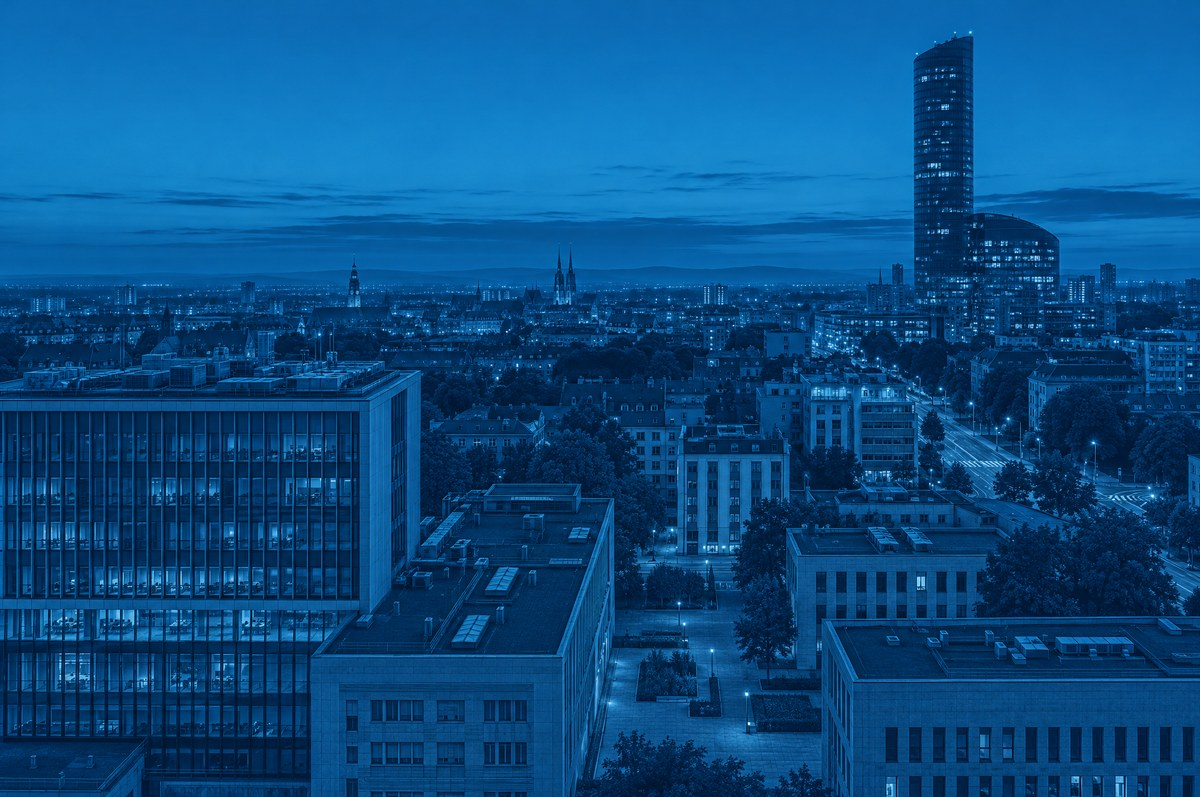
#> input picture scripts/sig-src/panorama.jpg, 1200 x 797 px
$ python build-signature-gif.py
#> lines starting #> are read from the running program, lines starting #| are printed output that depends on the picture; after the words box and inside, x2 and y2 are one past the last pixel; in counts of white or black regions, pixels touching at a corner belong together
"""
Grafika stopki mailowej: animowany GIF i jego nieruchome wersje.

Uruchom: python scripts/build-signature-gif.py   (Python 3 + Pillow)

ŹRÓDŁA (scripts/sig-src/)
- panorama.jpg - panorama Wrocławia w niebieskim duotonie, odtworzona
  w Higgsfieldzie (GPT Image 2.6, 7.11.2026) na podstawie dawnej grafiki
  stopki public/sig/banner.jpg: ta sama perspektywa, ostrzejsza i bez napisu.
  To nie jest nowe zdjęcie z aparatu. Prawdziwej panoramy Uczelni na wolnej
  licencji (CC0) w Wikimedia Commons nie było - są tam tylko pojedyncze budynki.
- brama.png - brama z sygnetu Samorządu jako szklano-metaliczny obiekt 3D
  (Higgsfield, przezroczyste tło, ujęcie z przodu). Bez ludzi, bez zmyślonych
  wydarzeń.
- scripts/fonts/Montserrat-wght.ttf - krój hasła (licencja OFL obok pliku).

WYNIKI (public/sig/)
- grafika.gif 500×380 - wersja codzienna, w stopce 250×190 (wysokość kolumny
  danych - grafika sięga od góry do dołu karty).
- grafika.png 500×380 - ostatnia klatka bez ruchu.
- grafika-pas.png 128×400 - pionowy pas do masówek (w stopce 64×200): brama
  lekko powyżej środka, pod nią trzy słowa hasła poziomo: od lewej, od
  prawej, od lewej. Mieści się obok danych także na telefonie.
- grafika-mala.png 220×380 - dawny pas do masówek (110×190); zostaje dla
  stopek już wklejonych w skrzynkach.

ANIMACJA (ok. 2 s, odtwarzana raz - GIF bez rozszerzenia pętli)
1. Pełna panorama z hasłem. Outlook na komputerze pokazuje TYLKO pierwszą
   klatkę GIF-a, więc ona sama musi być gotowym obrazem.
2. Pasma światła przelatują po skosie przez kadr.
3. Brama wyrasta zza miasta i rozjaśnia się.
4. Ostatnia klatka zostaje na stałe: panorama, brama, hasło.
"""
from pathlib import Path

from PIL import Image, ImageChops, ImageDraw, ImageFilter, ImageFont

ROOT = Path(__file__).resolve().parent.parent
SRC = ROOT / "scripts" / "sig-src"
OUT = ROOT / "public" / "sig"
W, H = 500, 380
SLOGAN = ["DZIAŁAMY", "WSPIERAMY", "INSPIRUJEMY"]
BLUE = (20, 119, 181)


def cover(img: Image.Image, w: int, h: int) -> Image.Image:
    """Przycięcie „cover” zakotwiczone od prawej - tam stoi wieżowiec."""
    s = max(w / img.width, h / img.height)
    img = img.resize((round(img.width * s), round(img.height * s)), Image.LANCZOS)
    left = img.width - w
    top = (img.height - h) // 2
    return img.crop((left, top, left + w, top + h))


# [8 lines left out: function shape_mask, not called in this run]


def stripes(w: int, h: int, offset: float = 0, alpha: int = 255, width_frac: float = 0.34) -> Image.Image:
    """Białe paski 115°, wygaszane ku prawej, tylko w lewej części kadru."""
    layer = Image.new("RGBA", (w, h), (0, 0, 0, 0))
    d = ImageDraw.Draw(layer)
    step, band, slope = round(w / 8), max(3, round(w / 130)), h * 0.466
    x = -h + offset
    while x < w * width_frac + h:
        d.polygon([(x, h), (x + band, h), (x + band + slope, 0), (x + slope, 0)], fill=(255, 255, 255, alpha))
        x += step
    fade = Image.linear_gradient("L").rotate(90).resize((w, h))  # 255 z lewej → 0 z prawej
    limit = Image.new("L", (w, h), 0)
    limit.paste(255, (0, 0, round(w * width_frac), h))
    fade = ImageChops.multiply(ImageChops.invert(fade).point(lambda v: min(255, int((255 - v) * 2.2))), limit)
    layer.putalpha(ImageChops.multiply(layer.getchannel("A"), fade))
    return layer


def slogan_layer(w: int, h: int, opacity: float = 1.0) -> Image.Image:
    layer = Image.new("RGBA", (w, h), (0, 0, 0, 0))
    k = 1.0 if w >= 400 else 0.84  # wąski pas do masówek - hasło trochę mniejsze, ciaśniej
    font = ImageFont.truetype(str(ROOT / "scripts" / "fonts" / "Montserrat-wght.ttf"), round(19 * k))
    font.set_variation_by_name("SemiBold")
    d = ImageDraw.Draw(layer)
    tracking = 4.2 if w >= 400 else 1.6
    line_h, right, bottom = round(26 * k), w - round(18 * k), h - round(22 * k)
    widths = [sum(font.getlength(ch) + tracking for ch in line) - tracking for line in SLOGAN]
    a = round(255 * opacity)
    for i, line in enumerate(SLOGAN):
        y = bottom - (len(SLOGAN) - i) * line_h
        x = right - widths[i]
        for ch in line:
            d.text((x, y), ch, font=font, fill=(255, 255, 255, a))
            x += font.getlength(ch) + tracking
    # Niebieska kreska przy środkowej linii, jak na dawnej grafice.
    mid_y = bottom - 2 * line_h + round(12 * k)
    if w >= 400:
        d.rectangle((right - max(widths) - 104, mid_y, right - max(widths) - 14, mid_y + 3), fill=(*BLUE, a))
    return layer


# [36 lines left out: functions light_sweep, gate_layer, not called in this run]


def ease_out(t: float) -> float:
    return 1 - (1 - t) ** 3


def frame(base: Image.Image, *, rise=0.0, glow=0.0, sweep=None, slogan=1.0, w=W, h=H) -> Image.Image:
    img = base.copy()
    if rise > 0:
        img = Image.alpha_composite(img, gate_layer(w, h, rise, glow))
    if sweep is not None:
        img = Image.alpha_composite(img, light_sweep(w, h, sweep))
    img = Image.alpha_composite(img, stripes(w, h))
    img = Image.alpha_composite(img, slogan_layer(w, h, slogan))
    return img


# [46 lines left out: function pas, not called in this run]

def build():
    pano = cover(Image.open(SRC / "panorama.jpg").convert("RGB"), W, H).convert("RGBA")
#> in cover, `s = max(w / img.width, h / img.height)`: s = 0.477
    # Lekkie przyciemnienie dołu - hasło musi być czytelne na jasnych oknach.
    shade = Image.linear_gradient("L").resize((W, H)).point(lambda v: round(v * 0.55))
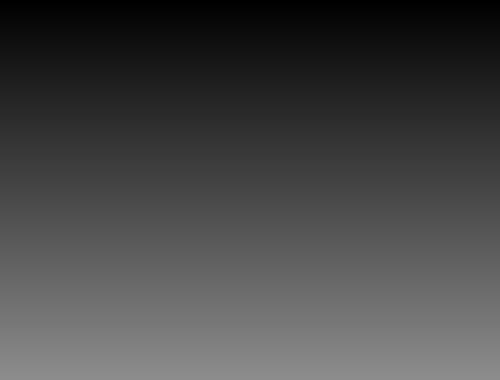
#> shade: PIL image 500x380 L; min 0, max 140, mean 70.1
    dark = Image.new("RGBA", (W, H), (6, 18, 52, 255))
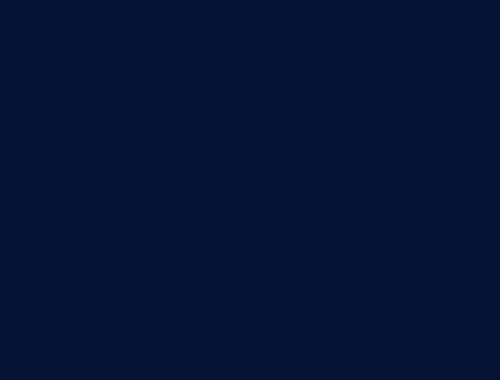
#> dark: PIL image 500x380 RGBA; mean R, G, B, A 6, 18, 52, 255
    dark.putalpha(shade)
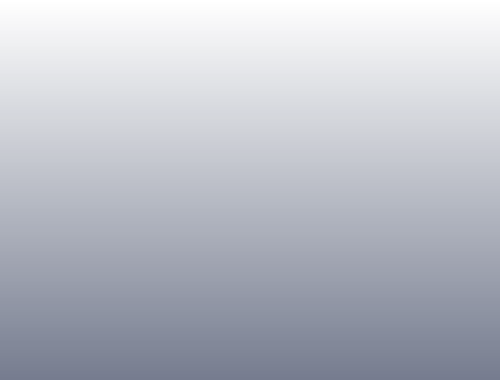
#> dark: PIL image 500x380 RGBA; mean R, G, B, A 6, 18, 52, 70.1; transparent parts drawn white
    base = Image.alpha_composite(pano, dark)
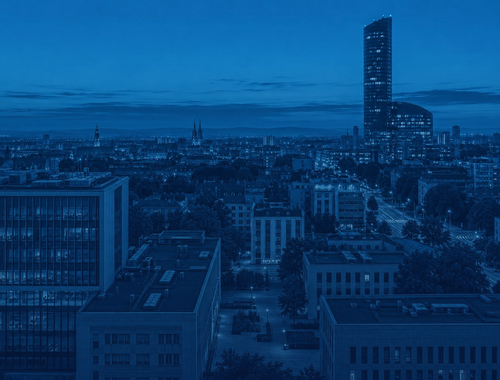
#> base: PIL image 500x380 RGBA; mean R, G, B, A 9, 64.6, 115.4, 255

    frames, durations = [], []
    frames.append(frame(base)); durations.append(500)  # 1. gotowy obraz (Outlook)
#> in stripes, `layer = Image.new("RGBA", (w, h), (0, 0, 0, 0))`: layer: PIL image 500x380 RGBA; every value is 0
#> after the loop in stripes, `while x < w * width_frac + h:`: x = 550
#> in stripes, `fade = Image.linear_gradient("L").rotate(90).resize((w, h))`:
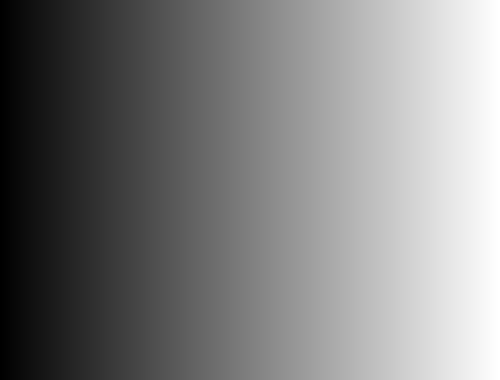
#> fade: PIL image 500x380 L; min 0, max 255, mean 127.5
#> in stripes, `limit = Image.new("L", (w, h), 0)`: limit: PIL image 500x380 L; every value is 0
#> in stripes, `limit.paste(255, (0, 0, round(w * width_frac), h))`:
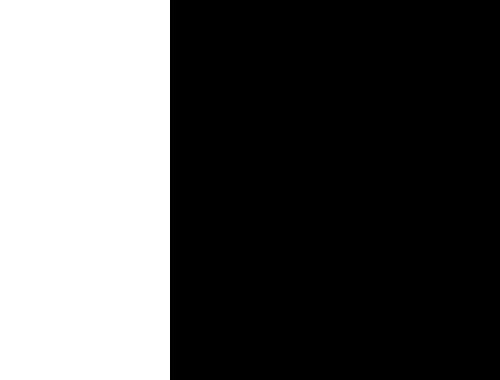
#> limit: PIL image 500x380 L; 34% white; 1 white region, box (x1, y1, x2, y2) and area: (0, 0, 170, 380) 64600
#> in frame, `img = Image.alpha_composite(img, stripes(w, h))`:
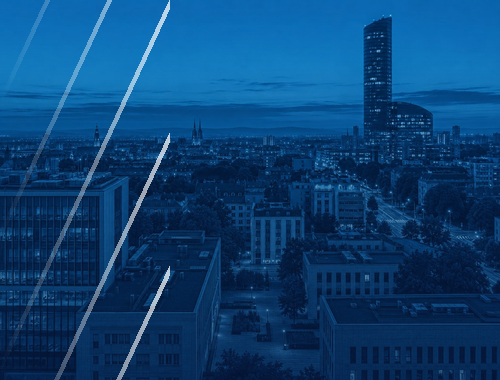
#> img: PIL image 500x380 RGBA; mean R, G, B, A 11.5, 66.5, 116.8, 255
    for i in range(2):  # 2. pasmo światła
        frames.append(frame(base, sweep=(i + 1) / 3)); durations.append(120)
    for i in range(6):  # 3. brama wyrasta
        t = ease_out((i + 1) / 6)
        frames.append(frame(base, rise=t, glow=t)); durations.append(90)
    final = frame(base, rise=1, glow=0.55)
    frames.append(final); durations.append(4000)  # 4. ostatnia klatka zostaje

    mask = shape_mask(W, H, 20)
    final_rgba = final.copy()
    final_rgba.putalpha(mask)
    final_rgba.save(OUT / "grafika.png", optimize=True)
    # Wąski pas do masówek składany osobno (z obciętego kadru zostałaby połowa hasła).
    sw, sh = 220, H
    small_base = cover(Image.open(SRC / "panorama.jpg").convert("RGB"), sw, sh).convert("RGBA")
    sdark = Image.new("RGBA", (sw, sh), (6, 18, 52, 255))
    sdark.putalpha(Image.linear_gradient("L").resize((sw, sh)).point(lambda v: round(v * 0.55)))
    small = frame(Image.alpha_composite(small_base, sdark), rise=1, glow=0.55, w=sw, h=sh)
    small.putalpha(shape_mask(sw, sh, 16))
    # Paleta 256 kolorów z kanałem alfa: masówki mają być lekkie (136 KB → ok. 40 KB).
    small.quantize(256, method=Image.Quantize.FASTOCTREE, dither=Image.Dither.FLOYDSTEINBERG).save(OUT / "grafika-mala.png", optimize=True)
    pas().quantize(256, method=Image.Quantize.FASTOCTREE, dither=Image.Dither.FLOYDSTEINBERG).save(OUT / "grafika-pas.png", optimize=True)

    # GIF: jedna wspólna paleta (mniejsze różnice między klatkami), indeks 255
    # zarezerwowany na przezroczystość ściętego rogu.
    hard = mask.point(lambda v: 255 if v >= 128 else 0)
    palette_src = Image.new("RGB", (W, H * 3))
    for k, f in enumerate((frames[0], frames[len(frames) // 2], final)):
        palette_src.paste(f.convert("RGB"), (0, H * k))
    pal = palette_src.quantize(colors=255, method=Image.Quantize.MEDIANCUT)
    gif_frames = []
    for f in frames:
        q = f.convert("RGB").quantize(palette=pal, dither=Image.Dither.NONE)
        q.paste(255, mask=ImageChops.invert(hard))
        gif_frames.append(q)
    # Klatki różnicowe: piksel taki sam jak w poprzedniej klatce zapisujemy jako
    # przezroczysty (disposal=1 zostawia pod nim poprzedni obraz). Długie ciągi
    # jednego indeksu kompresują się prawie do zera - bez tego GIF ważył 700 KB.
    full = [g.tobytes() for g in gif_frames]
    for k in range(1, len(gif_frames)):
        prev, cur = full[k - 1], full[k]
        delta = bytes(255 if a == b else b for a, b in zip(prev, cur))
        d = Image.frombytes("P", (W, H), delta)
        d.putpalette(gif_frames[k].getpalette())
        gif_frames[k] = d
    gif_frames[0].save(
        OUT / "grafika.gif",
        save_all=True,
        append_images=gif_frames[1:],
        duration=durations,
        transparency=255,
        disposal=1,
        optimize=False,
    )
    for name in ("grafika.gif", "grafika.png", "grafika-mala.png", "grafika-pas.png"):
        p = OUT / name
        print(f"{name}: {Image.open(p).size}, {p.stat().st_size // 1024} KB")


if __name__ == "__main__":
#> (the run stopped early here; a loop or call above may not have finished)
